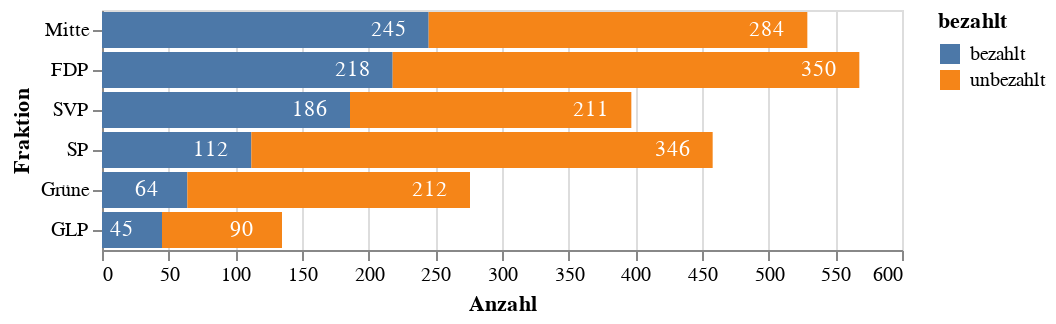

Notebook code cell kept with this figure:
### Code cell
source = duckdb.query('''
    select fraktion_lang fraktion, 'bezahlt' bezahlt, count(case bezahlt when 'ja' then 1 end) count, count(case bezahlt when 'ja' then 1 end) sort
    from df_bekannt b
    join df_fraktionen f on f.fraktion = b.fraktion
    group by 1, 2
    union all
    select fraktion_lang fraktion, 'unbezahlt' bezahlt, count(case bezahlt when 'nein' then 1 end), count(case bezahlt when 'ja' then 1 end)
    from df_bekannt b
    join df_fraktionen f on f.fraktion = b.fraktion
    group by 1, 2
''').to_df()

bars = alt.Chart(source).mark_bar(opacity=1.0).encode(
    x=alt.X('count', title='Anzahl', sort='-x', stack='zero'),
    y=alt.Y('fraktion', sort=alt.EncodingSortField('sort', order='descending'), title='Fraktion'),
    color='bezahlt',
    tooltip='count',
)

text = alt.Chart(source).mark_text(dx=-20, color='white').encode(
    x=alt.X('count', title='Anzahl', stack='zero'),
    y=alt.Y('fraktion', sort=alt.EncodingSortField('sort', order='descending'), title='Fraktion'),
    detail='bezahlt',
    text=alt.Text('count'),
)

chart = bars + text
chart.save('output/bars-nach-fraktion-und-bezahlt-absolut.pdf')
chart

### Figure 1 — Vega-Lite specification as saved in the notebook (floating-point values rounded to 4 significant figures)
{"config": {"view": {"continuousWidth": 400, "continuousHeight": 300}}, "layer": [{"mark": {"type": "bar", "opacity": 1.0}, "encoding": {"color": {"field": "bezahlt", "type": "nominal"}, "tooltip": {"field": "count", "type": "quantitative"}, "x": {"field": "count", "sort": "-x", "stack": "zero", "title": "Anzahl", "type": "quantitative"}, "y": {"field": "fraktion", "sort": {"field": "sort", "order": "descending"}, "title": "Fraktion", "type": "nominal"}}}, {"mark": {"type": "text", "color": "white", "dx": -20}, "encoding": {"detail": {"field": "bezahlt", "type": "nominal"}, "text": {"field": "count", "type": "quantitative"}, "x": {"field": "count", "stack": "zero", "title": "Anzahl", "type": "quantitative"}, "y": {"field": "fraktion", "sort": {"field": "sort", "order": "descending"}, "title": "Fraktion", "type": "nominal"}}}], "data": {"name": "data-59341e0aafb8bc07674efb6653765b2a"}, "$schema": "https://vega.github.io/schema/vega-lite/v4.17.0.json", "datasets": {"data-59341e0aafb8bc07674efb6653765b2a": [{"fraktion": "SP", "bezahlt": "bezahlt", "count": 112, "sort": 112}, {"fraktion": "Grüne", "bezahlt": "bezahlt", "count": 64, "sort": 64}, {"fraktion": "SVP", "bezahlt": "bezahlt", "count": 186, "sort": 186}, {"fraktion": "FDP", "bezahlt": "bezahlt", "count": 218, "sort": 218}, {"fraktion": "Mitte", "bezahlt": "bezahlt", "count": 245, "sort": 245}, {"fraktion": "GLP", "bezahlt": "bezahlt", "count": 45, "sort": 45}, {"fraktion": "SP", "bezahlt": "unbezahlt", "count": 346, "sort": 112}, {"fraktion": "Grüne", "bezahlt": "unbezahlt", "count": 212, "sort": 64}, {"fraktion": "SVP", "bezahlt": "unbezahlt", "count": 211, "sort": 186}, {"fraktion": "FDP", "bezahlt": "unbezahlt", "count": 350, "sort": 218}, {"fraktion": "Mitte", "bezahlt": "unbezahlt", "count": 284, "sort": 245}, {"fraktion": "GLP", "bezahlt": "unbezahlt", "count": 90, "sort": 45}]}}
